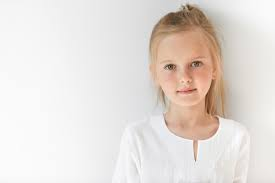
#> input picture Blur_face_using_OpenCV/download.jpg, 275 x 183 px, found by its file name
$ jupyter execute Blur_face_using_opencv.ipynb
#> lines starting #> are read from the running program, lines starting #| are printed output that depends on the picture
# **Blur face in images**

[cell 1]
#Cascade classifiers are trained using several positive (with faces or objects) images and arbitrary negative (without faces or objects) images.
#OpenCV contains several pretrained cascading classifiers used in image processing to detect frontal views of faces and the upper body.

[cell 2]
from google.colab import drive
# This will prompt for authorization.
drive.mount('/content/drive/')

[cell 3]
import cv2
import numpy as np
face_cascade = cv2.CascadeClassifier("/content/drive/My Drive/Colab Notebooks/my projects/blur_face_opencv/haarcascade_frontalface_alt.xml")

[cell 4]
img=cv2.imread("/content/drive/My Drive/Colab Notebooks/my projects/blur_face_opencv/download.jpg")
#> img is the input picture: shape (183, 275, 3); mean B, G, R 217, 222, 229.2

[cell 5]
from google.colab.patches import cv2_imshow
cv2_imshow(img)

[cell 6]
detections=face_cascade.detectMultiScale(img,scaleFactor=1.1, minNeighbors=6)
#> detections = [[145, 37, 77, 77]]
print(detections)
#| [[145  37  77  77]]

[cell 7]
for face in detections:
  x,y,w,h=face
  cv2.rectangle(img,(x,y),(x+w,y+h),(255,0,0),2)
  cv2_imshow(img)
#> this loop made 1 pass
#> pass 1, `cv2_imshow(img)`:
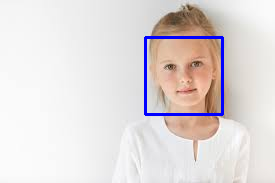
#> shown: shape (183, 275, 3); mean B, G, R 218.7, 218.7, 225.5
cv2.waitKey(0)
#> Out = 27

[cell 8]
for face in detections:
  x,y,w,h=face
  img[y:y+h,x:x+w]=cv2.GaussianBlur(img[y:y+h,x:x+w],(15,15),cv2.BORDER_DEFAULT)
  cv2.rectangle(img,(x,y),(x+w,y+h),(255,0,0),2)
  cv2_imshow(img)
#> this loop made 1 pass
#> pass 1, `cv2_imshow(img)`:
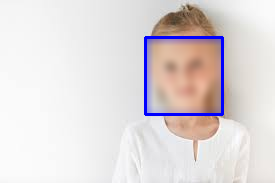
#> shown: shape (183, 275, 3); mean B, G, R 219.1, 218, 224.6
cv2.waitKey(0)
#> Out = 27

# **second code for blur face**

[cell 9]
# importing libraries
from google.colab.patches import cv2_imshow
import cv2
import numpy as np

image = cv2.imread('/content/drive/My Drive/Colab Notebooks/my projects/blur_face_opencv/download.jpg')

cv2_imshow(image)
cv2.waitKey(0)
#> Out = 27

[cell 10]
# Gaussian Blur
Gaussian = cv2.GaussianBlur(image, (21, 21), 0)
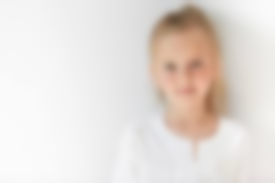
#> Gaussian: shape (183, 275, 3); mean B, G, R 217, 222, 229.2
cv2_imshow(Gaussian)
cv2.waitKey(0)
#> Out = 27

[cell 11]
# Median Blur
median = cv2.medianBlur(image, 15)
cv2_imshow(median)
cv2.waitKey(0)
#> Out = 27

[cell 12]
#A bilateral filter is a non-linear, edge-preserving, and noise-reducing smoothing filter for images.
# Bilateral Blur
bilateral = cv2.bilateralFilter(image, 9, 75, 75)
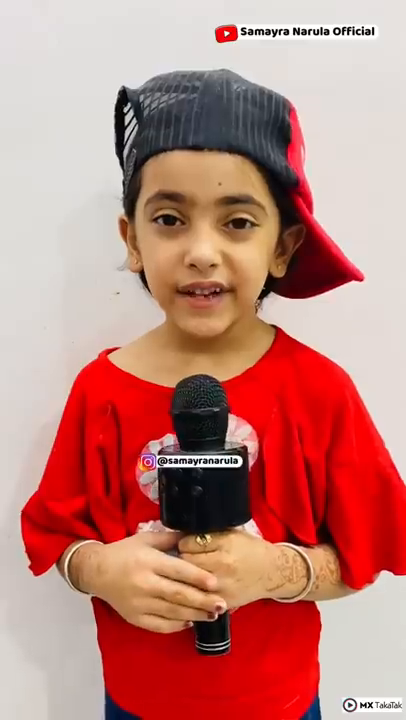
#> input picture frame 152 of Blur_face_using_OpenCV/v1.mp4, 406 x 720 px
#> further down, frame is the input picture: shape (720, 406, 3); mean B, G, R 121.3, 129.7, 192.4
cv2_imshow(bilateral)
cv2.waitKey(0)
cv2.destroyAllWindows()

# **Blur face in vedio**

[cell 13]
import cv2
import numpy as np
def resize(img,new_width=500):
#> called with new_width = 500
    height,width,_ = img.shape
#> height = 720; width = 406
    ratio = height/width
#> ratio = 1.77
    new_height = int(ratio*new_width)
#> new_height = 886
    return cv2.resize(img,(new_width,new_height))

[cell 14]
face_cascade = cv2.CascadeClassifier("/content/drive/My Drive/Colab Notebooks/my projects/blur_face_opencv/haarcascade_frontalface_alt.xml")
cap = cv2.VideoCapture("/content/drive/My Drive/Colab Notebooks/my projects/blur_face_opencv/v1.mp4")

[cell 15]
while True:
    _,frame = cap.read()
    frame = resize(frame)
    detections = face_cascade.detectMultiScale(frame,scaleFactor=1.1,minNeighbors=6)
#> detections = [[127, 173, 250, 250]]
    for face in detections:
        x,y,w,h = face
        frame[y:y+h,x:x+w] = cv2.GaussianBlur(frame[y:y+h,x:x+w],(15,15),cv2.BORDER_DEFAULT)
        cv2.rectangle(frame,(x,y),(x+w,y+h),(255,0,0),2)
        cv2_imshow(frame)
        if cv2.waitKey(1) == 27:
            break
#> this loop made 1 pass; (key Esc is pressed on pass 1)
#> pass 1, `cv2_imshow(frame)`:
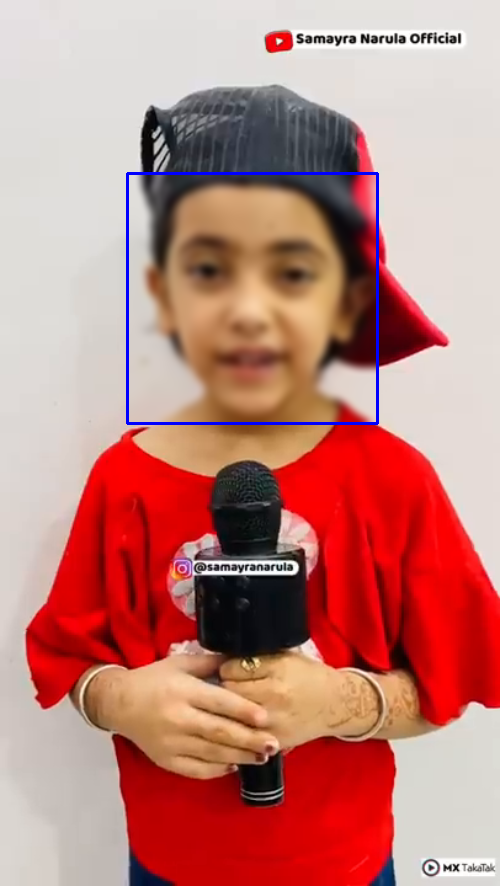
#> shown: shape (886, 500, 3); mean B, G, R 122.1, 128.8, 191.2
cap.release()
cv2.destroyAllWindows()
